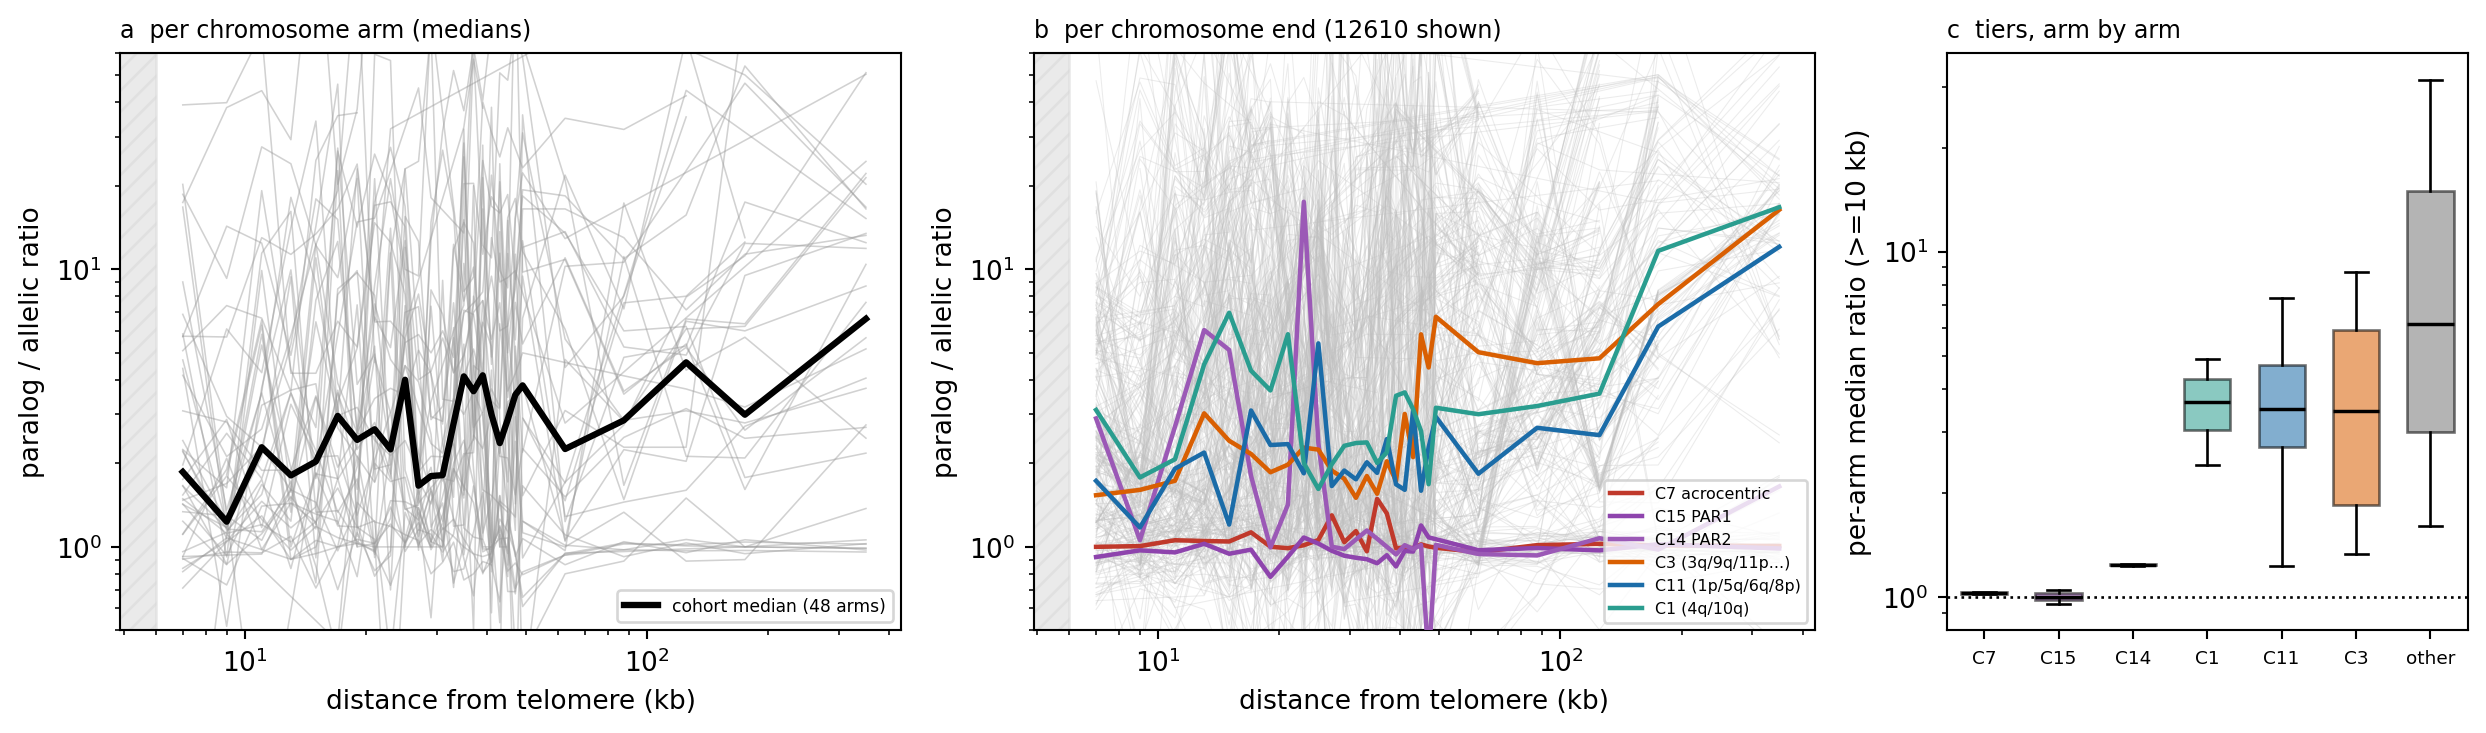

Source code (Python):
#!/usr/bin/env python3
"""ED Fig 6 - paralog/allelic divergence as a function of distance from the telomere.

Panel A: per-arm curves from histogram medians (robust to heavy tails), plus the cohort median.
Panel B: one curve per individual chromosome end (weighted ratios; texture, not magnitude), with
         community medians overlaid.
Panel C: per-arm median ratio grouped by community tier.

The first ~6 kb is masked throughout: allelic divergence there is 0.3-2.5% versus 0.09-0.16% in the
interior, which cannot be orthologous divergence, so the denominator is invalid and those values are
not plotted.

Inputs (see sources.tsv):
  /moosefs/erikg/phrs_tmp/telomere_end_curves.json   (scripts/ci/telomere_end_ratio_curves.py)
  arm-level Leipzig k=15 assignments (see sources.tsv)
Run from this directory: python3 figure_ed6_telomere_profile.py
"""
import json, random, statistics as st
import matplotlib; matplotlib.use("Agg")
import matplotlib.pyplot as plt

J = "/moosefs/erikg/phrs_tmp/telomere_end_curves.json"
K15 = ("/moosefs/guarracino/HPRCv2/PHR_III/similarity/"
       "hprcv2.1Mb.subtelo.arm-leiden-k15.assignments.tsv")
MASK = 6.0
TIERS = {"C7": "#c0392b", "C15": "#8e44ad", "C14": "#9b59b6",
         "C3": "#D95F02", "C11": "#1b6ca8", "C1": "#2a9d8f"}
LAB = {"C7": "C7 acrocentric", "C15": "C15 PAR1", "C14": "C14 PAR2",
       "C3": "C3 (3q/9q/11p...)", "C11": "C11 (1p/5q/6q/8p)", "C1": "C1 (4q/10q)"}
d = json.load(open(J)); comm = {l.split("\t")[0]: l.split("\t")[1] for l in open(K15).read().splitlines()[1:]}
arms, ends = d["arms"], d["ends"]

fig, (axA, axB, axC) = plt.subplots(1, 3, figsize=(13.2, 4.0), gridspec_kw={"width_ratios": [1.5, 1.5, 1]})

# ---- A: per-arm, histogram medians
xall, yall = [], []
for arm, rows in arms.items():
    r = [x for x in rows if x.get("ratio") and x["from_kb"] >= MASK]
    if len(r) < 5: continue
    xs = [(x["from_kb"] + x["to_kb"]) / 2 for x in r]; ys = [x["ratio"] for x in r]
    axA.plot(xs, ys, color="#9a9a9a", lw=0.6, alpha=0.45, zorder=2)
# cohort median per bin over arm medians
bins = sorted({(x["from_kb"], x["to_kb"]) for rows in arms.values() for x in rows if x["from_kb"] >= MASK})
mx, my = [], []
for lo, hi in bins:
    vals = [x["ratio"] for rows in arms.values() for x in rows
            if x.get("ratio") and x["from_kb"] == lo]
    if len(vals) >= 10:
        mx.append((lo + hi) / 2); my.append(st.median(vals))
axA.plot(mx, my, color="black", lw=2.4, zorder=6, label="cohort median (48 arms)")
axA.axvspan(0, MASK, color="#d9d9d9", hatch="///", edgecolor="#999999", alpha=0.55, zorder=0)
axA.set_xscale("log"); axA.set_yscale("log"); axA.set_ylim(0.5, 60)
axA.set_xlabel("distance from telomere (kb)"); axA.set_ylabel("paralog / allelic ratio")
axA.set_title("a  per chromosome arm (medians)", fontsize=9, loc="left"); axA.legend(fontsize=6.5, loc="lower right")

# ---- B: per-end spaghetti + community medians
usable = {k: [r for r in v if r.get("ratio") and r["from_kb"] >= MASK] for k, v in ends.items()}
usable = {k: v for k, v in usable.items() if len(v) >= 6}
random.seed(3)
for k in random.sample(sorted(usable), min(350, len(usable))):
    axB.plot([(r["from_kb"] + r["to_kb"]) / 2 for r in usable[k]], [r["ratio"] for r in usable[k]],
             color="#c0c0c0", lw=0.4, alpha=0.3, zorder=1)
for c, col in TIERS.items():
    sub = [v for k, v in usable.items() if comm.get(k.split("|")[1]) == c]
    if len(sub) < 3: continue
    bx, by = [], []
    for lo, hi in bins:
        vals = [r["ratio"] for v in sub for r in v if r["from_kb"] == lo]
        if len(vals) >= 20:
            bx.append((lo + hi) / 2); by.append(st.median(vals))
    axB.plot(bx, by, color=col, lw=1.7, zorder=5, label=LAB[c])
axB.axvspan(0, MASK, color="#d9d9d9", hatch="///", edgecolor="#999999", alpha=0.55, zorder=0)
axB.set_xscale("log"); axB.set_yscale("log"); axB.set_ylim(0.5, 60)
axB.set_xlabel("distance from telomere (kb)"); axB.set_ylabel("paralog / allelic ratio")
axB.set_title("b  per chromosome end (%d shown)" % len(usable), fontsize=9, loc="left")
axB.legend(fontsize=6, loc="lower right", ncol=1)

# ---- C: per-arm median ratio by tier
data, labs, cols = [], [], []
for c in ["C7", "C15", "C14", "C1", "C11", "C3"]:
    vals = []
    for arm, rows in arms.items():
        if comm.get(arm) != c: continue
        v = [x["ratio"] for x in rows if x.get("ratio") and x["from_kb"] >= 10]
        if len(v) >= 5: vals.append(st.median(v))
    if vals: data.append(vals); labs.append(c); cols.append(TIERS[c])
other = []
for arm, rows in arms.items():
    if comm.get(arm) in TIERS: continue
    v = [x["ratio"] for x in rows if x.get("ratio") and x["from_kb"] >= 10]
    if len(v) >= 5: other.append(st.median(v))
if other: data.append(other); labs.append("other"); cols.append("#777777")
bp = axC.boxplot(data, patch_artist=True, widths=0.62, showfliers=False)
for p, c in zip(bp["boxes"], cols): p.set_facecolor(c); p.set_alpha(0.55)
for m in bp["medians"]: m.set_color("black"); m.set_linewidth(1.3)
axC.set_xticklabels(labs, fontsize=7); axC.axhline(1, color="k", ls=":", lw=1)
axC.set_yscale("log"); axC.set_ylabel("per-arm median ratio (>=10 kb)")
axC.set_title("c  tiers, arm by arm", fontsize=9, loc="left")
plt.tight_layout()
fig.savefig("figure_ed6_telomere_profile.pdf", dpi=190, bbox_inches="tight")
fig.savefig("figure_ed6_telomere_profile.png", dpi=190, bbox_inches="tight")
print("wrote figure_ed6_telomere_profile.pdf/.png  arms=%d ends=%d" % (len(arms), len(usable)))
